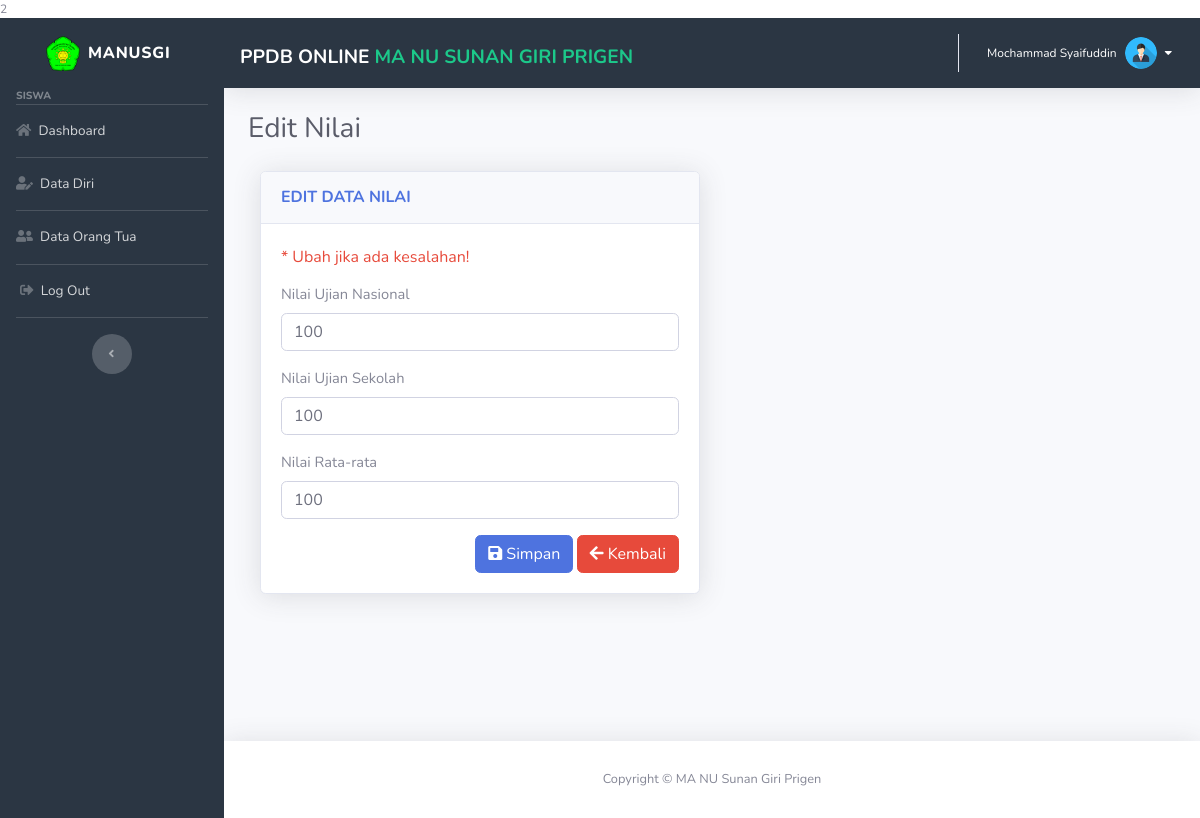
Page /siswa/nilai.php (signed in) on the committed database.
### tables this page shows
CREATE TABLE `setting` (
  `id` int(11) NOT NULL,
  `nama_aplikasi` varchar(200) DEFAULT NULL,
  `nama_madrasah` varchar(100) DEFAULT NULL,
  `tahun_pelajaran` varchar(20) DEFAULT NULL,
  `id_admin` int(11) DEFAULT NULL
);

CREATE TABLE `pendaftar` (
  `id` int(11) NOT NULL,
  `nama` varchar(100) DEFAULT NULL,
  `tmpt_lahir` varchar(100) DEFAULT NULL,
  `tgl_lahir` date DEFAULT NULL,
  `jenis_kelamin` varchar(10) DEFAULT NULL,
  `agama` varchar(45) DEFAULT NULL,
  `alamat` text DEFAULT NULL,
  `email` varchar(100) DEFAULT NULL,
  `telepon` varchar(45) DEFAULT NULL,
  `foto` varchar(100) NOT NULL,
  `users_id` int(11) DEFAULT NULL
);

CREATE TABLE `nilai` (
  `id` int(11) NOT NULL,
  `nilai_un` double DEFAULT NULL,
  `nilai_us` double DEFAULT NULL,
  `nilai_rata` double(100,0) NOT NULL,
  `status` int(1) NOT NULL,
  `pendaftar_id` int(11) DEFAULT NULL
);

### controller/admin_setting_control.php (called while the page is built, shortened)
<?php
$sql_select_setting = "SELECT * FROM setting WHERE id = 1";
$result_select_setting = mysqli_query($koneksi, $sql_select_setting);
if (mysqli_num_rows($result_select_setting)) {
    $data_setting = mysqli_fetch_array($result_select_setting);
}
?>

### controller/siswa_nilai_control.php (called while the page is built, shortened)
<?php
$id_user = $_SESSION['id_users'];
$sql_pendaftar = "SELECT * FROM pendaftar WHERE users_id = '$id_user'";
$result_pendaftar = mysqli_query($koneksi, $sql_pendaftar);
if (mysqli_num_rows($result_pendaftar)) {
    $data_pendaftar = mysqli_fetch_array($result_pendaftar);
    $id_pendaftar = $data_pendaftar['id'];
    $sql_nilai = "SELECT * FROM nilai WHERE pendaftar_id = '$id_pendaftar'";
    $result_nilai = mysqli_query($koneksi,$sql_nilai);
    if (mysqli_num_rows($result_nilai)) {
        $data_nilai = mysqli_fetch_array($result_nilai);
    } else {
    }
}
?>

### config/auto_load.php (called while the page is built, shortened)
<?php
$base_url = "http://localhost/ppdb-manusgi";
?>

### siswa/nilai.php (the view, shortened to what this page needs)
<?php include('../config/auto_load.php'); ?>
<?php include('../controller/siswa_nilai_control.php'); ?>
<?php include('../template/header.php'); ?>
<div class="container-fluid">
  <h1 class="h3 mb-4 text-gray-800 text-left">Edit Nilai</h1>
    <div class="row">
        <div class="col-md-12">
        </div>
    </div>
    <div class="col-md-6">
        <div class="card shadow mb-4">
            <div class="card-header py-3">
                <h6 class="m-0 font-weight-bold text-primary">EDIT DATA NILAI</h6>
            </div>
            <div class="card-body">
                <h6 class="text-left mt-1 mb-3 text-danger">* Ubah jika ada kesalahan!</h6>
                <form class="user" method="POST" action="<?= $base_url ?>/siswa/nilai.php">
                    <div class="form-group">
                        <label for="nilai_un">Nilai Ujian Nasional</label>
                    <input type="text" name="nilai_un" class="form-control form-control" id="nilai_un" placeholder="Masukkan Nilai Ujian Nasional"
                        value="<?php if(isset($data_nilai['nilai_un'])) { echo $data_nilai['nilai_un']; } ?>">
                    </div>
                <form class="user">
                    <div class="form-group">
                        <label for="nilai_us">Nilai Ujian Sekolah</label>
                    <input type="text" name="nilai_us" class="form-control form-control" id="nilai_us" placeholder="Masukkan Nilai Ujian Sekolah"
                    value="<?php if(isset($data_nilai['nilai_us'])) { echo $data_nilai['nilai_us']; } ?>">
                    </div>
                <form class="user">
                    <div class="form-group">
                        <label for="nilai_rata">Nilai Rata-rata</label>
                    <input type="text" name="nilai_rata" class="form-control form-control" id="nilai_rata" placeholder="Masukkan Nilai Rata-rata"
                    value="<?php if(isset($data_nilai['nilai_rata'])) { echo $data_nilai['nilai_rata']; } ?>">
                    </div>
                    <div class="text-right">
                        <button type="submit" name="btn_simpan" value="simpan_nilai" class="btn btn-primary">
                        <i class="fas fa-save"></i>
                        Simpan </button>
                        <a href="dashboard.php" class="btn btn-danger" name="kembali">
                        <i class="fas fa-arrow-left"></i>
                        Kembali</a>
                    </div>
                </form>
            </div>
        </div>
    </div>
  </div>
</div>
<?php include('../template/footer.php'); ?>

### template/header.php (shortened to what this page needs)
<?php include('../controller/admin_setting_control.php'); ?>
<!DOCTYPE html>2
<html lang="en">
<head>
    <link rel="stylesheet" type="text/css" href="../assets/js/style/css/main.css">
    <link rel="stylesheet" type="text/css"
        href="https://maxcdn.bootstrapcdn.com/font-awesome/4.7.0/css/font-awesome.min.css">
    <link href="../assets/vendor/fontawesome-free/css/all.min.css" rel="stylesheet" type="text/css">
    <link href="../assets/css/sb-admin-2.min.css" rel="stylesheet">
    <link href="../assets/css/style.css" rel="stylesheet">
    <link href="../assets/css/style2.css" rel="stylesheet">
    <link href="../assets/css/alertify.min.css" rel="stylesheet">
    <link href="../assets/vendor/datepicker/css/bootstrap-datepicker.css" rel="stylesheet">
    <link href="../assets/vendor/datepicker/css/bootstrap-datepicker.min.css" rel="stylesheet">
</head>
<body id="page-top">
    <div id="wrapper">
        <ul class="navbar-nav sidebar sidebar-dark accordion" style="background: #2b3643">
            <a class="sidebar-brand d-flex align-items-center justify-content-center" href="dashboard.php">
                <div class="sidebar-brand-icon">
                    <i class="fas">
                        <img src="../assets/img/logo.png" alt="" class="logo-side">
                    </i>
                </div>
                <div class="sidebar-brand-text mx-2">MANUSGI</div>
            </a>
            <div class="sidebar-heading">
                <?= $_SESSION['level']; ?>
            </div>
            <?php if ($_SESSION['level'] == 'admin') { ?>
            <li class="nav-item">
                <a class="nav-link" href="dashboard.php">
                    <i class="fas fa-home"></i>
                    <span>Dashboard</span></a>
            </li>
            <hr class="sidebar-divider my-0">
            <li class="nav-item">
                <a class="nav-link" href="pendaftaran.php">
                    <i class="fas fa-list"></i>
                    <span>Data pendaftar</span></a>
            </li>
            <hr class="sidebar-divider my-0">
            <li class="nav-item">
                <a class="nav-link" href="setting.php">
                    <i class="fas fa-cog"></i>
                    <span>Setting Aplikasi</span></a>
            </li>
            <?php } else if ($_SESSION['level'] == 'siswa')  { ?>
            <hr class="sidebar-divider my-0">
            <li class="nav-item">
                <a class="nav-link" href="dashboard.php">
                    <i class="fas fa-home"></i>
                    <span>Dashboard</span></a>
            </li>
            <hr class="sidebar-divider my-0">
            <li class="nav-item">
                <a class="nav-link" href="data_diri.php">
                    <i class="fas fa-user-edit"></i>
                    <span>Data Diri</span></a>
            </li>
            <hr class="sidebar-divider my-0">
            <li class="nav-item">
                <a class="nav-link" href="data_orangtua.php">
                    <i class="fas fa-user-friends"></i>
                    <span>Data Orang Tua</span></a>
            </li>
            <?php } ?>
            <hr class="sidebar-divider my-0">
            <li class="nav-item">
                <a class="nav-link" href="#" data-toggle="modal" data-target="#logoutModal">
                    <i class="fas fa-sign-out-alt ml-1"></i>
                    <span>Log Out</span></a>
            </li>
            <hr class="sidebar-divider">
            <div class="text-center d-none d-md-inline">
                <button class="rounded-circle border-0" id="sidebarToggle"></button>
            </div>
        </ul>
        <div id="content-wrapper" class="d-flex flex-column">
            <div id="content">
                <nav class="navbar navbar-expand topbar mb-4 static-top shadow navbar-fixed-top"
                    style="background: #2b3643">
                    <?php
                $nama = "";
                $url = "";
                if ($_SESSION['level'] == 'siswa') {
                  $nama = $data_pendaftar['nama'];
                  $url = "../siswa/dashboard.php";
                } else {
                    $nama = "Administrator";
                    $url = "../admin/dashboard.php";
                }
            ?>
                    <form class="d-none d-sm-inline-block mt-2">
                        <div class="text-left">
                            <a class="text-lg text-white text-uppercase"><b><?php if(isset($data_setting['nama_aplikasi'])) { echo $data_setting['nama_aplikasi']; } ?></b>
                                <a class="text-lg text-success text-uppercase" href="<?= $url ?>"
                                    style="text-decoration: none"><b><?php if(isset($data_setting['nama_madrasah'])) { echo $data_setting['nama_madrasah']; } ?></b></a>
                            </a>
                        </div>
                    </form>
                    <ul class="navbar-nav ml-auto">
                        <li class="nav-item dropdown no-arrow">
                            <a class="nav-link dropdown-toggle" href="#" id="userDropdown" role="button"
                                data-toggle="dropdown" aria-haspopup="true" aria-expanded="false">
                                <span class="mr-2 d-none d-lg-inline text-white small"
                                    style="font-size: 12px;"><?=  $nama ?></span>
                                <img class="img-profile rounded-circle" src="../assets/img/user.png" alt="fotoprofil">
                                <i class="fas fa-caret-down ml-2" style="color: white"></i>
                            </a>
                        </li>
                    </ul>
                </nav>

### assets/css/style.css (style rules this page uses)
.logo-side { max-height: 35px; }
h1 { text-align: center; font-weight: 300; }
label { font-size: 11pt; }

### assets/css/style2.css (style rules this page uses)
.logo-side { max-height: 35px; }
.row { font-size: 12px; }
body { font-size: 12px; }
h1 { text-align: center; font-family: "Open Sans", sans-serif; font-weight: 300; }
label { font-size: 11pt; }

### rows in the picture
setting: nama_aplikasi "PPDB ONLINE", nama_madrasah "MA NU SUNAN GIRI PRIGEN"
pendaftar: nama "Mochammad Syaifuddin"
nilai: nilai_un "100", nilai_us "100", nilai_rata "100"

### other values in the picture
$_SESSION['level'] "SISWA"
